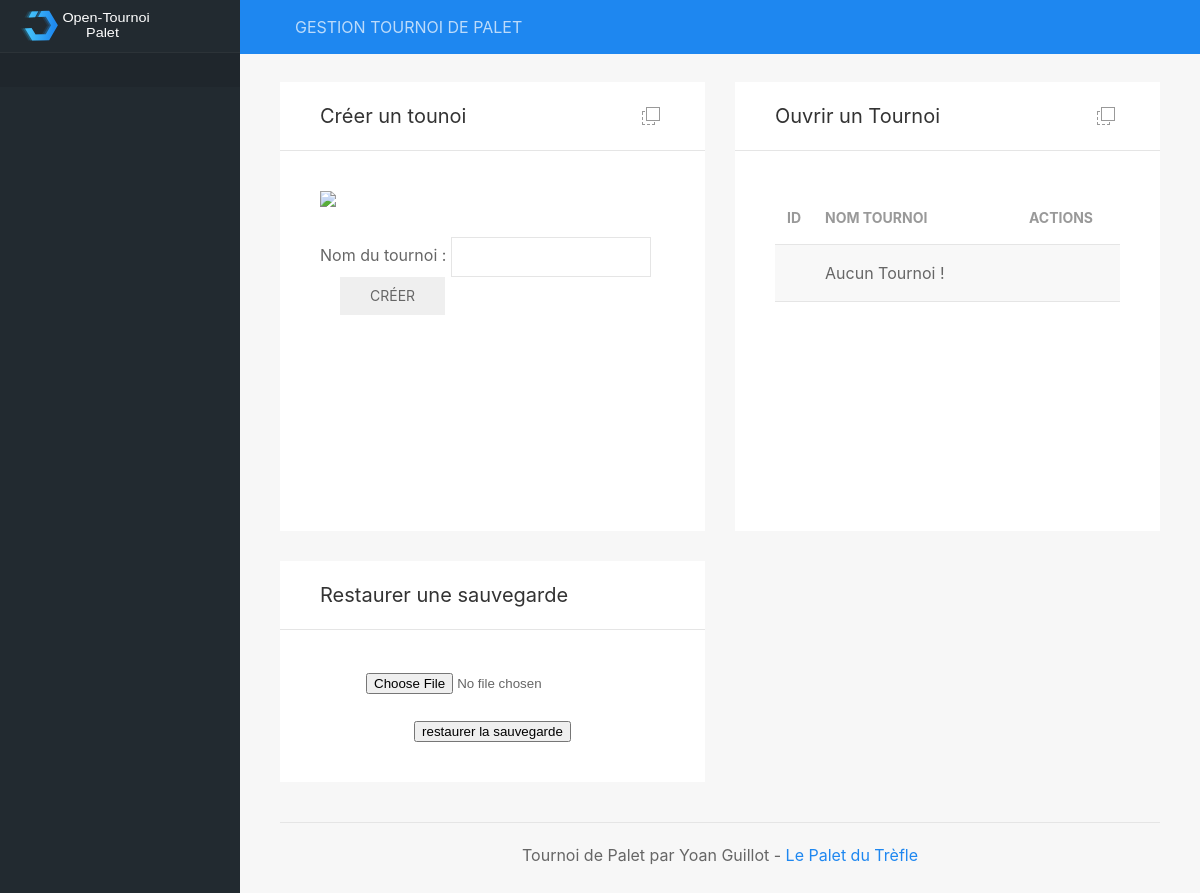
Before: / with the older database file.
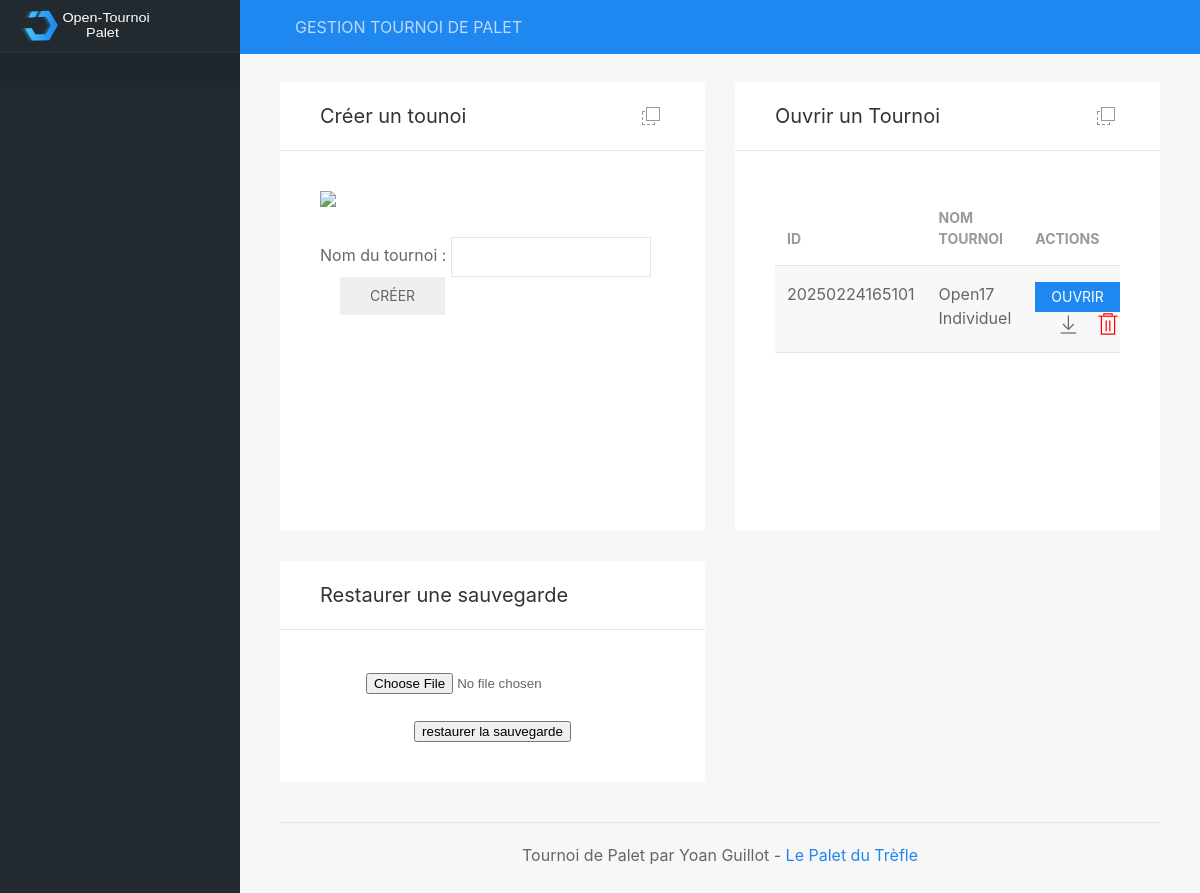
After: the same page with the newer database file.
### tables this page shows
CREATE TABLE tournois (id_tournoi NUMERIC (12) PRIMARY KEY DESC UNIQUE NOT NULL, nom_tournoi TEXT (200) NOT NULL, datecreation_tournoi DATE NOT NULL DEFAULT (STRFTIME('%d/%m/%Y, %H:%M', DATETIME('now', 'localtime'))), max_equipes INTEGER NOT NULL DEFAULT (0), type_phasesfinales TEXT NOT NULL DEFAULT aleatoire, pts_qualifs INTEGER DEFAULT (13) NOT NULL, pts_phasesfinales INTEGER NOT NULL DEFAULT (13), pts_finales NUMERIC NOT NULL DEFAULT (15), statut_inscriptions TEXT DEFAULT encours, statut_qualifs TEXT DEFAULT attente, statut_phasesfinales TEXT DEFAULT attente);

### includes/fonctions.inc.php (called while the page is built, shortened)
<?php
function listeTournois()
{
	global $db;
	$resultats = $db->query('SELECT * FROM tournois ORDER BY id_tournoi DESC');
	while ($row = $resultats->fetchArray(1)) {
		$listeTournois[] = $row;
	}
	if(!empty($listeTournois)){
		return $listeTournois;
	}
}
?>

### includes/accueil.inc.php (the view, shortened to what this page needs)
<div class="uk-grid uk-grid-medium" data-uk-grid uk-sortable="handle: .sortable-icon">
	<div class="uk-width-1-2@l">
		<div class="uk-card uk-card-default uk-card-hover">
			<div class="uk-card-header">
				<div class="uk-grid uk-grid-small">
					<div class="uk-width-auto"><h4>Créer un tounoi</h4></div>
					<div class="uk-width-expand uk-text-right panel-icons">
						<a href="#" class="uk-icon-link sortable-icon" title="Déplacer" data-uk-tooltip data-uk-icon="icon: move"></a>
					</div>
				</div>
			</div>
			<div class="uk-card-body">
				<div class="chart-container">
					<img style="max-height:200px;" src="images/tournoi.png" class="uk-align-center"/>
					<form method="POST">
							<div class="uk-panel uk-panel-box uk-margin-top">Nom du tournoi : <input name="nomTournoi" class="uk-input uk-form-width-medium" type="text" required>
							<button class="uk-button uk-button-success uk-margin-left">Créer</button>
						</div>
					</form>
				</div>
			</div>
		</div>
	</div>
	<div class="uk-width-1-2@l">
		<div class="uk-card uk-card-default uk-card-hover">
			<div class="uk-card-header">
				<div class="uk-grid uk-grid-small">
					<div class="uk-width-auto"><h4>Ouvrir un Tournoi</h4></div>
					<div class="uk-width-expand uk-text-right panel-icons">
						<a href="#" class="uk-icon-link sortable-icon" title="Déplacer" data-uk-tooltip data-uk-icon="icon: move"></a>
					</div>
				</div>
			</div>
			<div class="uk-card-body">
				<div class="chart-container" uk-overflow-auto>
					<table class="uk-table uk-table-striped">
						<thead>
							<tr>
								<th style="width:10%">ID</th>
								<th style="width: 60%">Nom tournoi</th>
								<th style="width: 30%">Actions</th>
							</tr>
						</thead>
<?php
	$listeTournois = listeTournois();
	if(!empty($listeTournois)){
		foreach($listeTournois as $row) {
			echo "<tr><td>". $row['id_tournoi'] ."</td>
				<td>". $row['nom_tournoi'] ."</td>
				<td>
					<a href=\"index.php?idtournoi=". $row['id_tournoi'] ."\"><button class=\"uk-button uk-button-primary uk-button-small\">Ouvrir</button></a>
					<a class=\"uk-float-right\" style=\"color: red\" href=\"\" onclick=\"supprTournoi(". $row['id_tournoi'] .")\" uk-icon=\"icon: trash; ratio: 1.2\" uk-toggle=\"target: #supprTournoi\"></a>
					<a class=\"uk-float-right\" style=\"margin-right: 15px;\" href=\"./includes/conf/". $row['id_tournoi'] .".db\" uk-icon=\"icon: download; ratio: 1.2\"></a>
				</td>
			</tr>";
		}
	}else{
		echo "<tr><td></td><td>Aucun Tournoi !</td><td></td></tr>";
	}
?>
					</table>
				</div>
			</div>
		</div>
	</div>
</div>
<div class="uk-grid uk-grid-medium" data-uk-grid uk-sortable="handle: .sortable-icon">
	<div class="uk-width-1-2">
		<div class="uk-card uk-card-default uk-card-hover">
			<div class="uk-card-header">
				<div class="uk-grid uk-grid-small">
					<div class="uk-width-auto"><h4>Restaurer une sauvegarde</h4></div>
					<div class="uk-width-expand uk-text-right panel-icons">
					</div>
				</div>
			</div>
			<div class="uk-card-body">
				<div uk-overflow-auto>
					<div class="uk-panel uk-text-center">
                    <form name="form" method="post" action="index.php?idtournoi=<?php echo $idTournoi; ?>&page=backup" enctype="multipart/form-data">
                        <input type="file" name="aFile" />
                        <br />
                        <br />
                        <input type="submit" name="submitFile" value="restaurer la sauvegarde" />
                        </form>
                    </div>
				</div>
			</div>
		</div>
	</div>
</div>

### index.php (shortened to what this page needs)
<!DOCTYPE html>
<head>
    <link rel="stylesheet" href="css/uikit.min.css" />
    <link rel="stylesheet" href="css/dashboard.css" />
    <link rel="stylesheet" href="css/style.css" />
</head>
<body>
<?php
if (isset($_GET['idtournoi'])){
	$idTournoi = $_GET['idtournoi'];
	$db = new SQLite3('includes/conf/' .$idTournoi. '.db');
	if (!empty($_GET['page'])){
		$page = $_GET['page'];
	}else{
		$page = "gestion";
	}
}else{
	$db = new SQLite3('includes/conf/tournois.db');
}
include 'includes/fonctions.inc.php';
include 'includes/dashboard.inc.php';
?>
</body>
</html>

### includes/dashboard.inc.php (shortened to what this page needs)
		<header id="top-head" class="uk-position-fixed">
			<div class="uk-container uk-container-expand uk-background-primary">
				<nav class="uk-navbar uk-light uk-padding-small" data-uk-navbar="mode:click; duration: 250">
					<div class="uk-navbar-left">
						<div>GESTION TOURNOI DE PALET</div>
					</div>
				</nav>
			</div>
		</header>
		<aside id="left-col" class="uk-light uk-visible@m">
			<div class="left-logo uk-flex uk-flex-middle">
				<img class="custom-logo" src="img/dashboard-logo.svg" alt="">
			</div>
			<div class="left-content-box  content-box-dark">
			</div>
		</aside>
		<div id="content" data-uk-height-viewport="expand: true">
			<div class="uk-container uk-container-expand">
<?php
	include "includes/$page.inc.php";
?>
				<footer class="uk-section uk-section-small uk-text-center">
					<hr>
					<p class="uk-text-center">Tournoi de Palet par Yoan Guillot - <a href="https://www.lepaletdutrefle.fr">Le Palet du Trèfle</a>
					</p>
									</footer>
			</div>
		</div>

### css/dashboard.css (style rules this page uses)
#top-head { z-index: 9; top: 0; left:0; right:0; }
#left-col { position: fixed; left: 0; top:0; bottom:0; overflow-x: hidden; overflow-y: auto; background-color: #222A30; width: 240px; z-index:2; transition: height 0.3s ease-out; }
.left-content-box { padding: 0.75rem 20px; border-top: 1px solid rgba(255,255,255,0.06); margin-bottom: -1px; }
.content-box-dark { background-color: rgba(0,0,0,0.09); }
.left-logo { height: 52px; line-height: 52px; padding: 0 20px; }
.custom-logo { height: 32px; }
.panel-icons { margin: 0 4px; }
#content { margin-top: 52px; padding: 30px 0 0 0; background-color: #f7f7f7; margin-left: 0; transition: margin 0.2s cubic-bezier(.4,0,.2,1); }
@media screen and (min-width: 960px) { #content { margin-left: 240px; } }
@media screen and (min-width: 960px) { #top-head { left:240px; } }
.uk-card { box-shadow: none; }
.uk-card { -webkit-transition: box-shadow 0.55s cubic-bezier(.4,0,.2,1); transition: box-shadow 0.55s cubic-bezier(.4,0,.2,1); }
.chart-container { position: relative; height: 300px; margin: 0 auto; }

### css/style.css (style rules this page uses)
.uk-table th { font-weight: bolder; }

Changed rows visible on the page:
added tournois: id_tournoi "20250224165101", nom_tournoi "Open17 Individuel"
Other visible differences:
text no longer shown: "Aucun Tournoi !"
